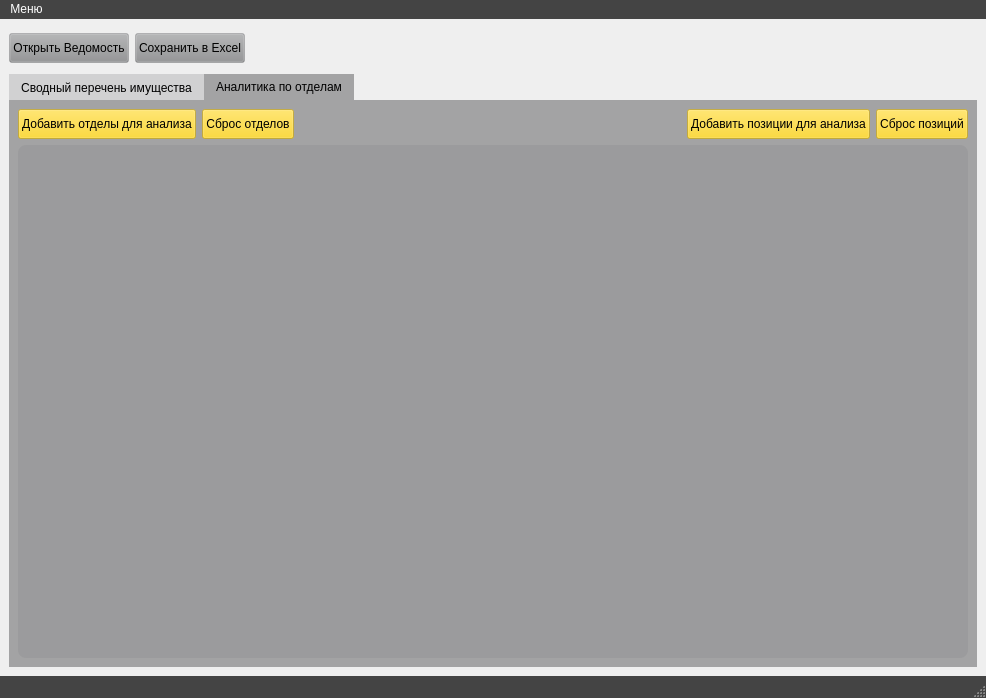
<?xml version="1.0" encoding="UTF-8"?>
<ui version="4.0">
 <class>MainWindow</class>
 <widget class="QMainWindow" name="MainWindow">
  <property name="geometry">
   <rect>
    <x>0</x>
    <y>0</y>
    <width>986</width>
    <height>698</height>
   </rect>
  </property>
  <property name="windowTitle">
   <string>MainWindow</string>
  </property>
  <property name="styleSheet">
   <string notr="true">#MainWindow {border-image: url(:/1C.png);}

.QMenuBar{background-color: #444444;color: white;} 
.QMenuBar:item:selected{background: #444444;color: #fcf605;}
.QMenu {background-color: #444444;color: white;} 
.QMenu:item:selected{background: #444444;color: #fcf605;} 


.QStatusBar{background-color: #444444;color: white;}</string>
  </property>
  <widget class="QWidget" name="centralwidget">
   <property name="styleSheet">
    <string notr="true"/>
   </property>
   <layout class="QVBoxLayout" name="verticalLayout">
    <item>
     <layout class="QHBoxLayout" name="horizontalLayout" stretch="0">
      <item>
       <layout class="QHBoxLayout" name="horizontalLayout_2">
        <item>
         <widget class="QPushButton" name="pushButton_2">
          <property name="minimumSize">
           <size>
            <width>0</width>
            <height>30</height>
           </size>
          </property>
          <property name="styleSheet">
           <string notr="true">.QPushButton {background-color: rgba(143, 144, 146, 80)}
.QPushButton:hover{ background-color: rgba(143, 144, 146, 130)}</string>
          </property>
          <property name="text">
           <string>Открыть Ведомость</string>
          </property>
          <property name="icon">
           <iconset>
            <normaloff>open.png</normaloff>open.png</iconset>
          </property>
          <property name="iconSize">
           <size>
            <width>30</width>
            <height>30</height>
           </size>
          </property>
         </widget>
        </item>
        <item>
         <widget class="QPushButton" name="pushButton_3">
          <property name="minimumSize">
           <size>
            <width>0</width>
            <height>30</height>
           </size>
          </property>
          <property name="styleSheet">
           <string notr="true">.QPushButton {background-color: rgba(143, 144, 146, 80)}
.QPushButton:hover{ background-color: rgba(143, 144, 146, 130)}</string>
          </property>
          <property name="text">
           <string>Сохранить в Excel</string>
          </property>
          <property name="icon">
           <iconset>
            <normaloff>save.png</normaloff>save.png</iconset>
          </property>
          <property name="iconSize">
           <size>
            <width>30</width>
            <height>30</height>
           </size>
          </property>
         </widget>
        </item>
        <item>
         <spacer name="horizontalSpacer">
          <property name="orientation">
           <enum>Qt::Horizontal</enum>
          </property>
          <property name="sizeHint" stdset="0">
           <size>
            <width>40</width>
            <height>20</height>
           </size>
          </property>
         </spacer>
        </item>
        <item>
         <widget class="QLabel" name="label">
          <property name="minimumSize">
           <size>
            <width>40</width>
            <height>40</height>
           </size>
          </property>
          <property name="styleSheet">
           <string notr="true">border-image: url(:/roskazna.png);</string>
          </property>
          <property name="text">
           <string/>
          </property>
         </widget>
        </item>
       </layout>
      </item>
     </layout>
    </item>
    <item>
     <layout class="QVBoxLayout" name="verticalLayout_2" stretch="1">
      <property name="spacing">
       <number>2</number>
      </property>
      <item>
       <widget class="QTabWidget" name="tabWidget">
        <property name="styleSheet">
         <string notr="true">.QTabWidget::pane{
background: transparent;
border:0;
background-color: rgba(113, 113, 115,155)
}

.QTableCornerButton::section{background-color: rgba(143, 144, 146, 100);}

.QTabBar::tab{background: transparent; background-color: rgba(143, 144, 146, 80);}
.QTabBar::tab::selected{background: transparent; background-color: rgba(113, 113, 115,155);}</string>
        </property>
        <property name="currentIndex">
         <number>1</number>
        </property>
        <widget class="QWidget" name="tab">
         <attribute name="title">
          <string>Сводный перечень имущества</string>
         </attribute>
         <layout class="QVBoxLayout" name="verticalLayout_3">
          <item>
           <widget class="QTableWidget" name="tableWidget">
            <property name="styleSheet">
             <string notr="true">.QTableWidget {background-color: rgba(143, 144, 146, 100);
border-radius:8px;}</string>
            </property>
           </widget>
          </item>
         </layout>
        </widget>
        <widget class="QWidget" name="tab_2">
         <attribute name="title">
          <string>Аналитика по отделам</string>
         </attribute>
         <layout class="QVBoxLayout" name="verticalLayout_4" stretch="0,12">
          <item>
           <layout class="QVBoxLayout" name="verticalLayout_5">
            <item>
             <layout class="QHBoxLayout" name="horizontalLayout_4">
              <item>
               <widget class="QPushButton" name="pushButton_6">
                <property name="minimumSize">
                 <size>
                  <width>0</width>
                  <height>30</height>
                 </size>
                </property>
                <property name="styleSheet">
                 <string notr="true">.QPushButton {background-color: rgba(255, 210, 3, 130)}
.QPushButton:hover{ background-color: rgba(255, 210, 3, 50)}</string>
                </property>
                <property name="text">
                 <string>Добавить отделы для анализа</string>
                </property>
                <property name="icon">
                 <iconset>
                  <normaloff>plus.png</normaloff>plus.png</iconset>
                </property>
                <property name="iconSize">
                 <size>
                  <width>20</width>
                  <height>20</height>
                 </size>
                </property>
               </widget>
              </item>
              <item>
               <widget class="QPushButton" name="pushButton_4">
                <property name="minimumSize">
                 <size>
                  <width>0</width>
                  <height>30</height>
                 </size>
                </property>
                <property name="styleSheet">
                 <string notr="true">.QPushButton {background-color: rgba(255, 210, 3, 130)}
.QPushButton:hover{ background-color: rgba(255, 210, 3, 50)}</string>
                </property>
                <property name="text">
                 <string>Сброс отделов</string>
                </property>
                <property name="icon">
                 <iconset>
                  <normaloff>sbros.png</normaloff>sbros.png</iconset>
                </property>
                <property name="iconSize">
                 <size>
                  <width>20</width>
                  <height>20</height>
                 </size>
                </property>
               </widget>
              </item>
              <item>
               <spacer name="horizontalSpacer_3">
                <property name="orientation">
                 <enum>Qt::Horizontal</enum>
                </property>
                <property name="sizeHint" stdset="0">
                 <size>
                  <width>40</width>
                  <height>20</height>
                 </size>
                </property>
               </spacer>
              </item>
              <item>
               <widget class="QPushButton" name="pushButton">
                <property name="minimumSize">
                 <size>
                  <width>0</width>
                  <height>30</height>
                 </size>
                </property>
                <property name="styleSheet">
                 <string notr="true">.QPushButton {background-color: rgba(255, 210, 3, 130)}
.QPushButton:hover{ background-color: rgba(255, 210, 3, 50)}</string>
                </property>
                <property name="text">
                 <string>Добавить позиции для анализа</string>
                </property>
                <property name="icon">
                 <iconset>
                  <normaloff>plus.png</normaloff>plus.png</iconset>
                </property>
                <property name="iconSize">
                 <size>
                  <width>20</width>
                  <height>20</height>
                 </size>
                </property>
               </widget>
              </item>
              <item>
               <widget class="QPushButton" name="pushButton_5">
                <property name="minimumSize">
                 <size>
                  <width>0</width>
                  <height>30</height>
                 </size>
                </property>
                <property name="styleSheet">
                 <string notr="true">.QPushButton {background-color: rgba(255, 210, 3, 130)}
.QPushButton:hover{ background-color: rgba(255, 210, 3, 50)}</string>
                </property>
                <property name="text">
                 <string>Сброс позиций</string>
                </property>
                <property name="icon">
                 <iconset>
                  <normaloff>sbros.png</normaloff>sbros.png</iconset>
                </property>
                <property name="iconSize">
                 <size>
                  <width>20</width>
                  <height>20</height>
                 </size>
                </property>
               </widget>
              </item>
             </layout>
            </item>
           </layout>
          </item>
          <item>
           <widget class="QTableWidget" name="tableWidget_2">
            <property name="styleSheet">
             <string notr="true">.QTableWidget {background-color: rgba(143, 144, 146, 100);
border-radius:8px;}</string>
            </property>
           </widget>
          </item>
         </layout>
        </widget>
       </widget>
      </item>
     </layout>
    </item>
   </layout>
  </widget>
  <widget class="QMenuBar" name="menubar">
   <property name="geometry">
    <rect>
     <x>0</x>
     <y>0</y>
     <width>986</width>
     <height>21</height>
    </rect>
   </property>
   <widget class="QMenu" name="menu">
    <property name="title">
     <string>Меню</string>
    </property>
    <addaction name="action"/>
   </widget>
   <addaction name="menu"/>
  </widget>
  <widget class="QStatusBar" name="statusbar"/>
  <action name="action">
   <property name="text">
    <string>О программе</string>
   </property>
  </action>
 </widget>
 <resources/>
 <connections/>
</ui>
